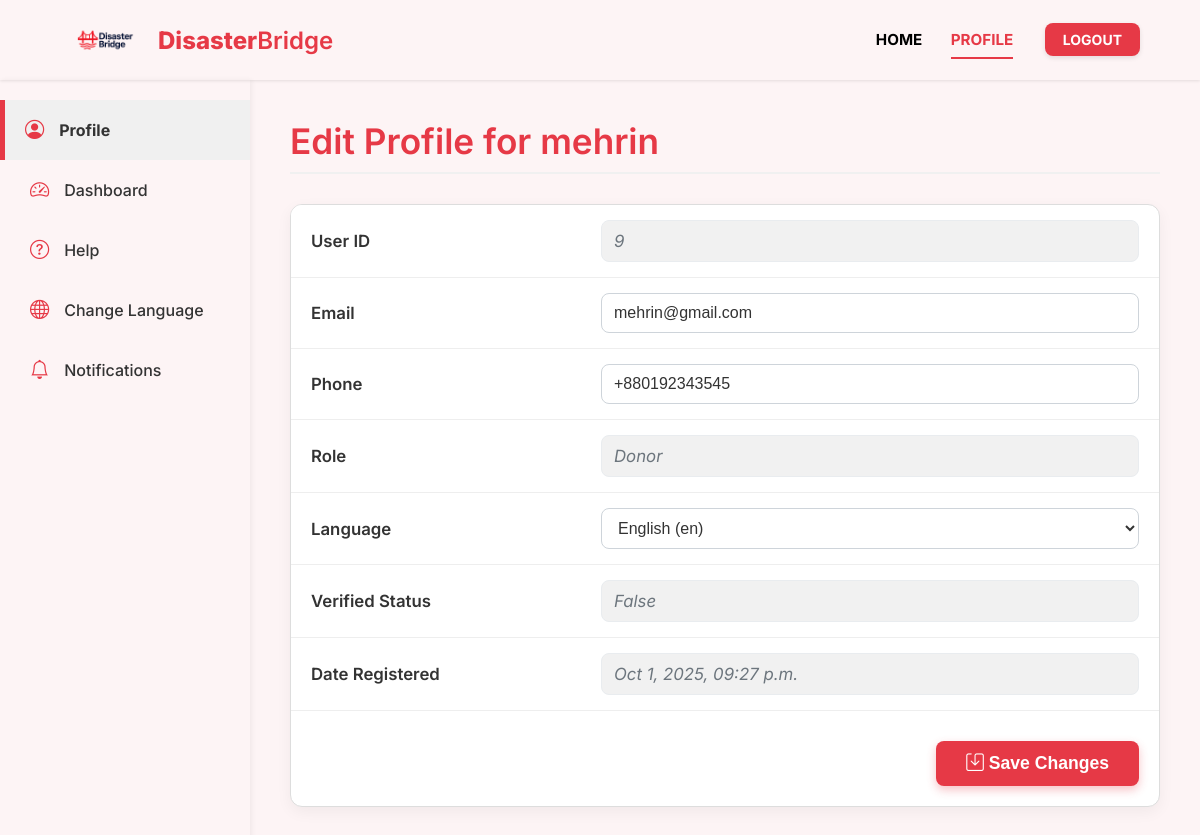
Screenshot of /profile/ (signed in) with the database file from the repository.
### core/models.py (models this page shows, shortened)
class User(AbstractBaseUser, PermissionsMixin):
    user_id = models.AutoField(primary_key=True)
    ROLE_CHOICES = [
        ("victim", "Victim"),
        ("volunteer", "Volunteer"),
        ("donor", "Donor"),
        ("admin", "Admin"),
    ]
    LANGUAGE_CHOICES = [
        ('en', 'English'),
        ('bn', 'Bangla'),
    ]
    email = models.EmailField(unique=True)
    phone_number = models.CharField(max_length=15, unique=True)
    name = models.CharField(max_length=100)
    role = models.CharField(max_length=20, choices=ROLE_CHOICES)
    language_preference = models.CharField(
        max_length=10,
        choices=LANGUAGE_CHOICES,
        default='en')
    verification_status = models.BooleanField(default=False)
    date_registered = models.DateTimeField(auto_now_add=True)
    is_active = models.BooleanField(default=True)
    is_staff = models.BooleanField(default=False)
    objects = UserManager()
    USERNAME_FIELD = "email"
    REQUIRED_FIELDS = ["phone_number", "name", "role"]

### core/views.py (the view)
# urls.py: path("profile/", views.user_profile, name="user_profile"),
@login_required
def user_profile(request):
    user = request.user  # current logged-in user
    if user.role == "Admin":
        notifications = Notification.objects.all().order_by("-timestamp")
    else:
        notifications = Notification.objects.filter(user=user).order_by("-timestamp")
    return render(request, "core/user_profile.html", {
        "user": user,
        "notifications": notifications
    })

### core/templates/core/user_profile.html (shortened to what this page needs)
{% load static %}
<!DOCTYPE html>
<html lang="en">
<head>
    <link rel="stylesheet" href="https://cdn.jsdelivr.net/npm/bootstrap-icons/font/bootstrap-icons.css">
</head>
<body>
    <nav class="navbar">
        <div class="navbar-content-wrapper">
            <a class="navbar-brand" href="{% url 'home' %}">
                <img src="{% static 'core/images/logo.png' %}"
                     alt="DisasterBridge Logo"
                     class="logo-img"
                     onerror="this.onerror=null; this.src='https://placehold.co/60x60/e63946/ffffff?text=DB';"
                >
                Disaster<span class="bridge-text">Bridge</span>
            </a>
            <div class="nav-links">
                <a href="{% url 'home' %}" class="nav-link">HOME</a>
                <a href="{% url 'user_profile' %}" class="nav-link active">PROFILE</a>
                <a href="{% url 'logout' %}" class="btn-auth">LOGOUT</a>
            </div>
        </div>
    </nav>
    <div class="page-wrapper">
        <div class="sidebar">
            <a href="{% url 'user_profile' %}" class="active"><i class="bi bi-person-circle"></i><span>Profile</span></a>
            <a href="{% url 'dashboard' %}"><i class="bi bi-speedometer2"></i><span>Dashboard</span></a>
            <a href="#"><i class="bi bi-question-circle"></i><span>Help</span></a>
            <a href="{% url 'change_language' %}"><i class="bi bi-globe"></i><span>Change Language</span></a>
            <a href="{% url 'notification_list' %}"><i class="bi bi-bell"></i><span>Notifications</span></a>
        </div>
        <div class="main-content">
            <div class="profile-header">
                <h2>Edit Profile for {{ user.name }}</h2>
            </div>
            <form id="profile-edit-form" method="post">
                <div class="profile-info">
                    <table>
                        <tr>
                            <th>User ID</th>
                            <td><span class="read-only">{{ user.user_id }}</span></td>
                        </tr>
                        <tr>
                            <th>Email</th>
                            <td>
                                <input type="email" id="user-email" name="email" value="{{ user.email }}" required>
                            </td>
                        </tr>
                        <tr>
                            <th>Phone</th>
                            <td>
                                <input type="tel" id="user-phone" name="phone_number" value="{{ user.phone_number }}" placeholder="e.g., +1 555-123-4567">
                            </td>
                        </tr>
                        <tr>
                            <th>Role</th>
                            <td>
                                <span class="read-only">{{ user.get_role_display }}</span>
                            </td>
                        </tr>
                        <tr>
                            <th>Language</th>
                            <td>
                                <select id="user-language" name="language_preference" required>
                                    <option value="en" {% if user.language_preference == 'en' %}selected{% endif %}>English (en)</option>
                                </select>
                            </td>
                        </tr>
                        <tr>
                            <th>Verified Status</th>
                            <td>
                                <span class="read-only">{{ user.verification_status }}</span>
                            </td>
                        </tr>
                        <tr>
                            <th>Date Registered</th>
                            <td>
                                <span class="read-only">{{ user.date_registered|date:"M j, Y, h:i a" }}</span>
                            </td>
                        </tr>
                    </table>
                    <div class="action-bar">
                        <button type="submit" class="save-button">
                            <i class="bi bi-save"></i> Save Changes
                        </button>
                    </div>
                </div>
            </form>
        </div>
    </div>
</body>
</html>

### core/templates/core/user_profile.html (style rules this page uses)
:root { --primary: #e63946; --primary-dark: #cc333d; --light-background: #FDF4F5; --secondary-light: #FFFFFF; --light-sidebar-hover: #F0F0F0; --dark-text: #333333; --light: var(--light-background); }
body { font-family: 'Inter', Arial, sans-serif; margin: 0; background: var(--light-background); color: var(--dark-text); }
.page-wrapper { display: flex; min-height: 100vh; padding-top: 80px; }
nav.navbar { position: fixed; top: 0; width: 100%; background: transparent; box-shadow: 0 1px 3px rgba(0, 0, 0, 0.1); padding: 10px 0; z-index: 1000; display: flex; justify-content: center; }
.navbar-content-wrapper { width: 90%; max-width: 1200px; display: flex; justify-content: space-between; align-items: center; }
.navbar-brand { color: var(--primary) !important; font-size: 1.5rem; font-weight: 800; display: flex; align-items: center; text-decoration: none; }
.navbar-brand span.bridge-text { color: var(--primary); font-weight: 600; }
.logo-img { max-height: 60px; width: auto; margin-right: 8px; }
.nav-link { font-weight: bold; margin: 0 0.75rem; padding: 8px 0; color: black !important; text-transform: uppercase; font-size: 0.95rem; border-bottom: 2px solid transparent; transition: color 0.2s, border-bottom 0.2s; text-decoration: none; display: inline-block; }
.nav-link.active { color: var(--primary) !important; border-bottom: 2px solid var(--primary); font-weight: bold; }
.btn-auth { background-color: var(--primary); color: white !important; border-radius: 8px; padding: 8px 18px; font-weight: bold; border: none; transition: background-color 0.2s, box-shadow 0.2s; text-decoration: none; display: inline-block; font-size: 0.875rem; box-shadow: 0 2px 5px rgba(0,0,0,0.1); margin-left: 15px; }
.sidebar { width: 250px; background: var(--light-background); color: var(--dark-text); display: flex; flex-direction: column; padding-top: 20px; box-shadow: 2px 0 5px rgba(0,0,0,0.05); }
.sidebar a { color: var(--dark-text); text-decoration: none; padding: 18px 25px; display: flex; align-items: center; transition: background 0.2s, padding 0.2s; font-weight: 500; border-left: 5px solid transparent; }
.sidebar a i { margin-right: 15px; font-size: 1.2rem; color: var(--primary); }
.sidebar a.active { background: var(--light-sidebar-hover); border-left: 5px solid var(--primary); padding-left: 20px; font-weight: bold; }
.main-content { flex: 1; padding: 40px; }
.profile-header { text-align: left; margin-bottom: 30px; border-bottom: 2px solid #F0F0F0; padding-bottom: 10px; }
.profile-header h2 { color: var(--primary); font-size: 2.2rem; margin: 0; font-weight: 600; }
.profile-info { background: white; border: 1px solid #ddd; border-radius: 12px; box-shadow: 0 5px 15px rgba(0,0,0,0.05); max-width: 900px; margin: auto; overflow: hidden; }
.profile-info table { width: 100%; border-collapse: collapse; }
.profile-info th, .profile-info td { text-align: left; padding: 15px 20px; border-bottom: 1px solid #eee; font-size: 1.05rem; }
.profile-info th { width: 250px; background: var(--secondary-light); font-weight: 600; color: var(--dark-text); }
.profile-info tr:last-child th, .profile-info tr:last-child td { border-bottom: none; }
.profile-info input[type="text"], .profile-info input[type="email"], .profile-info input[type="tel"], .profile-info select { width: 100%; padding: 10px 12px; border: 1px solid #ced4da; border-radius: 8px; box-sizing: border-box; transition: border-color 0.2s, box-shadow 0.2s; font-size: 1rem; color: var(--dark-text); background-color: white; }
.read-only { color: #6c757d; font-style: italic; background-color: #f1f1f1; padding: 10px 12px; border-radius: 8px; display: block; border: 1px solid #e9ecef; }
.action-bar { text-align: right; padding: 30px 20px 20px; border-top: 1px solid #eee; }
.save-button { background: var(--primary); color: white; padding: 12px 30px; border: none; border-radius: 8px; font-size: 1.1rem; font-weight: 600; cursor: pointer; transition: background 0.3s, transform 0.1s, box-shadow 0.3s; box-shadow: 0 4px 10px rgba(230, 57, 70, 0.3); }

### rows the page displays
User: name "mehrin", user_id "9", email "mehrin@gmail.com", phone_number "+880192343545", role "Donor", language_preference "English (en)", verification_status "False", date_registered "Oct 1, 2025, 09:27 p.m."
